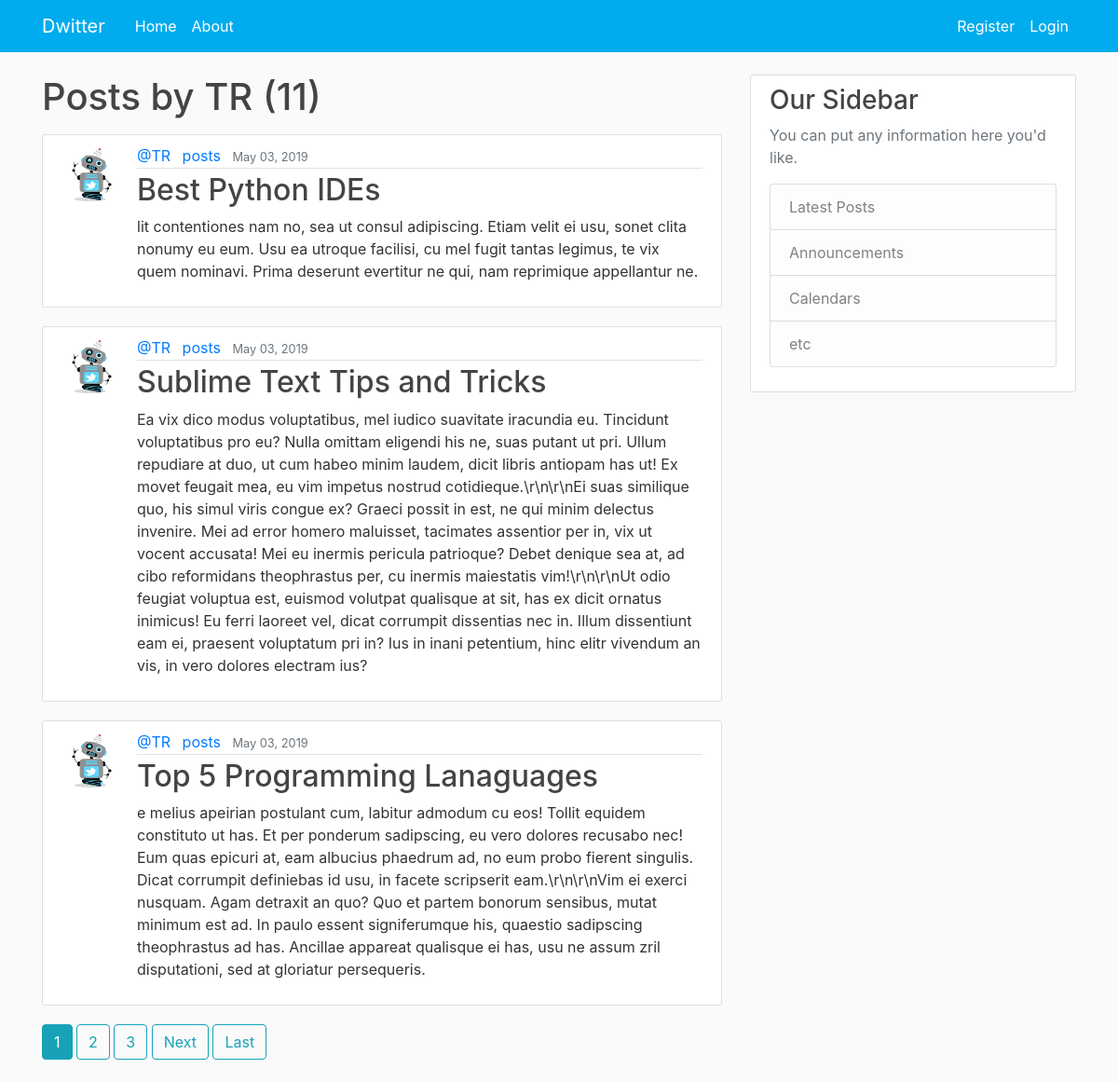
The page /user/TR on the database its author committed.
### blog/models.py (models this page shows, shortened)
class Post(models.Model):
    title = models.CharField(max_length=100)
    content = models.TextField()
    date_posted = models.DateTimeField(default=timezone.now)
    author = models.ForeignKey(User, on_delete=models.CASCADE)

### users/models.py (models this page shows, shortened)
class Profile(models.Model):
    user = models.OneToOneField(User, on_delete=models.CASCADE)
    image = models.ImageField(default='default.jpg', upload_to='profile_pics')

### blog/views.py (the view)
# urls.py: path('user/<str:username>', UserPostListView.as_view(), name='user-posts'),
class UserPostListView(ListView):
    model = Post
    template_name = 'blog/user_posts.html'  # <app>/<model>_<viewtype>.html
    context_object_name = 'posts'
    ordering = ['-date_posted']  # newest up
    paginate_by = 3
    def get_queryset(self):
        user = get_object_or_404(User, username=self.kwargs.get('username'))
        return Post.objects.filter(author=user).order_by('-date_posted')

### blog/templates/blog/user_posts.html (shortened to what this page needs)
{% extends "blog/base.html" %}
{% block content %}
    <h1 class="mb-3">Posts by {{ view.kwargs.username }} ({{ page_obj.paginator.count }})</h1>
    {% for post in posts %}
        <article class="media content-section">
            <img src="{{ post.author.profile.image.url }}" alt="user" class="rounded-circle article-img">
            <div class="media-body">
                <div class="article-metadata">
                    <a class="mr-2" href="/profile/?userId={{post.author.id}}">@{{ post.author }}</a>
                    <a class="mr-2" href="{% url 'user-posts' post.author.username %}">posts</a>
                    <small class="text-muted">{{ post.date_posted |date:"F d, Y" }}</small>
                </div>
                <h2><a class="article-title" href="{% url 'post-detail' post.id %}">{{ post.title }}</a></h2>
                <p class="article-content" class="text">{{ post.content }}</p>
            </div>
        </article>
    {% endfor %}
    {% if is_paginated %}
        {% for page in page_obj.paginator.page_range %}
            {% if page_obj.number == page %}
                <a href="?page={{ page }}" class="btn btn-info mb-4">{{ page }}</a>
            {% elif page > page_obj.number|add:'-3' and page < page_obj.number|add:'3' %}
                <a href="?page={{ page }}" class="btn btn-outline-info mb-4">{{ page }}</a>
            {% endif %}
        {% endfor %}
        {% if page_obj.has_next %}
            <a href="?page={{ page_obj.next_page_number }}" class="btn btn-outline-info mb-4">Next</a>
            <a href="?page={{ page_obj.paginator.num_pages }}" class="btn btn-outline-info mb-4">Last</a>
        {% endif %}
    {% endif %}
{% endblock content %}

### blog/static/blog/main.css (style rules this page uses)
body { background: #fafafa; color: #333333; margin-top: 5rem; }
h1, h2, h3, h4, h5, h6 { color: #444444; }
.content-section { background: #ffffff; padding: 10px 20px; border: 1px solid #dddddd; border-radius: 3px; margin-bottom: 20px; }
.article-title { color: #444444; }
.article-content { white-space: pre-line; }
.article-img { height: 65px; width: 65px; margin-right: 16px; }
.article-metadata { padding-bottom: 1px; margin-bottom: 4px; border-bottom: 1px solid #e3e3e3 }

### rows shown on the page
Post: author.profile.image (picture), author "TR", date_posted "May 03, 2019", title "Best Python IDEs", content "lit contentiones nam no, sea ut consul adipiscing. Etiam velit ei usu, sonet clita nonumy eu eum. Usu ea utroque facilisi, cu mel fugit tantas legimus, te vix quem nominavi. Prima deserunt evertitur ne qui, nam reprimique appellantur ne."
Post: author.profile.image (picture), author "TR", date_posted "May 03, 2019", title "Sublime Text Tips and Tricks", content "Ea vix dico modus voluptatibus, mel iudico suavitate iracundia eu. Tincidunt voluptatibus pro eu? Nulla omittam eligendi his ne, suas putant ut pri. Ullum repudiare at duo, ut cum habeo minim laudem, dicit libris antiopam has ut! Ex movet feugait mea, eu vim impetus nostrud cotidieque.\\r\\n\\r\\nEi suas similique quo, his simul viris congue ex? Graeci possit in est, ne qui minim delectus invenire. Mei ad error homero maluisset, tacimates assentior per in, vix ut vocent accusata! Mei eu inermis pericula patrioque? Debet denique sea at, ad cibo reformidans theophrastus per, cu inermis maiestatis vim!\\r\\n\\r\\nUt odio feugiat voluptua est, euismod volutpat qualisque at sit, has ex dicit ornatus…"
Post: author.profile.image (picture), author "TR", date_posted "May 03, 2019", title "Top 5 Programming Lanaguages", content "e melius apeirian postulant cum, labitur admodum cu eos! Tollit equidem constituto ut has. Et per ponderum sadipscing, eu vero dolores recusabo nec! Eum quas epicuri at, eam albucius phaedrum ad, no eum probo fierent singulis. Dicat corrumpit definiebas id usu, in facete scripserit eam.\\r\\n\\r\\nVim ei exerci nusquam. Agam detraxit an quo? Quo et partem bonorum sensibus, mutat minimum est ad. In paulo essent signiferumque his, quaestio sadipscing theophrastus ad has. Ancillae appareat qualisque ei has, usu ne assum zril disputationi, sed at gloriatur persequeris."

### other values the page prints
{{ view.kwargs.username }} "TR"
{{ page_obj.paginator.count }} "11"
{{ page }} "1"
{{ page }} "2" "3"
